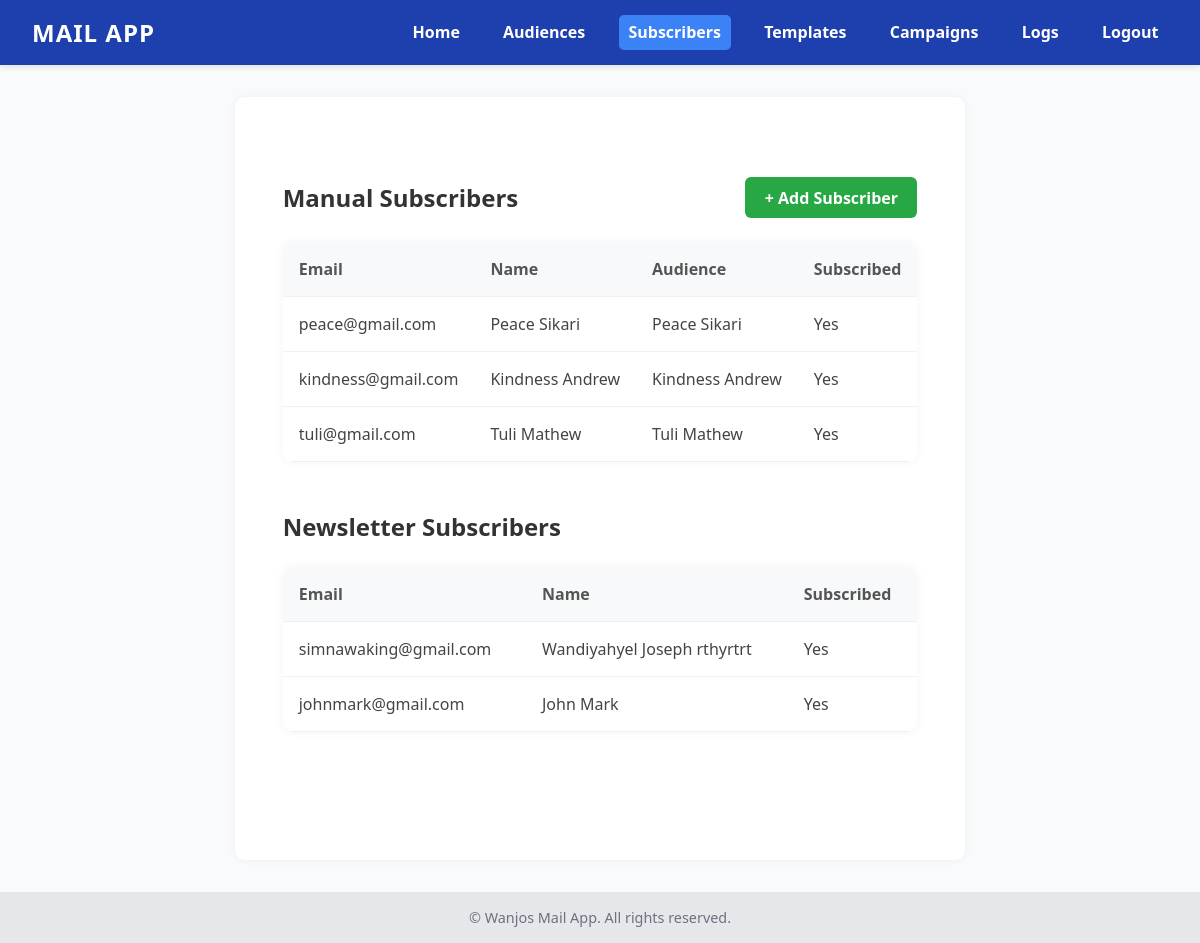
/subscribers/ (signed in), run on the app's committed database.
### sendemail/models.py (models this page shows, shortened)
class Subscriber(models.Model):
    audience = models.ForeignKey(Audience, on_delete=models.CASCADE, related_name="subscribers", default=85)
    email = models.EmailField(null=True)
    name = models.CharField(max_length=255, blank=True)
    subscribed = models.BooleanField(default=True)
    subscribed_at = models.DateTimeField(auto_now_add=True)
    unsubscribed_at = models.DateTimeField(null=True, blank=True)

class Audience(models.Model):
    user = models.ForeignKey(User, on_delete=models.CASCADE, related_name="audiences")
    name = models.CharField(max_length=255)
    email = models.EmailField(null=True)
    description = models.TextField(blank=True)
    created_at = models.DateTimeField(auto_now_add=True)
    tag = models.CharField(max_length=30,default="general_audience",null=True)

class NewsletterSubscriber(models.Model):
    email = models.EmailField(null=True)
    name = models.CharField(max_length=255, blank=True)
    subscribed = models.BooleanField(default=True)
    subscribed_at = models.DateTimeField(auto_now_add=True)
    unsubscribed_at = models.DateTimeField(null=True, blank=True)

### sendemail/views.py (the view)
# urls.py: path('subscribers/', views.subscriber_list, name='subscribers'),
@login_required
def subscriber_list(request):
    subscribers = Subscriber.objects.all()
    NewsletterSubs = NewsletterSubscriber.objects.all()
    return render(request, "subscribers/subscriber_list.html", {"subscribers": subscribers, "newssubs":NewsletterSubs})

### templates/subscribers/subscriber_list.html (shortened to what this page needs)
{% extends "base.html" %}
{% block content %}
<div class="subscriber-container">
  <div class="top-bar">
    <h2>Manual Subscribers</h2>
    <a href="{% url 'subscriber_create' %}" class="btn-success">+ Add Subscriber</a>
  </div>
  {% if subscribers %}
  <table>
    <thead>
      <tr>
        <th>Email</th>
        <th>Name</th>
        <th>Audience</th>
        <th>Subscribed</th>
      </tr>
    </thead>
    <tbody>
      {% for subscriber in subscribers %}
      <tr>
        <td data-label="Email">{{ subscriber.email }}</td>
        <td data-label="Name">{{ subscriber.name }}</td>
        <td data-label="Audience">{{ subscriber.audience.name }}</td>
        <td data-label="Subscribed">{% if subscriber.subscribed %}Yes{% else %}No{% endif %}</td>
      </tr>
      {% endfor %}
    </tbody>
  </table>
  {% else %}
    <p class="no-data">No manual subscribers found.</p>
  {% endif %}
  <div class="top-bar">
    <h2>Newsletter Subscribers</h2>
  </div>
  {% if newssubs %}
  <table>
    <thead>
      <tr>
        <th>Email</th>
        <th>Name</th>
        <th>Subscribed</th>
      </tr>
    </thead>
    <tbody>
      {% for subscriber in newssubs %}
      <tr>
        <td data-label="Email">{{ subscriber.email }}</td>
        <td data-label="Name">{{ subscriber.name }}</td>
        <td data-label="Subscribed">{% if subscriber.subscribed %}Yes{% else %}No{% endif %}</td>
      </tr>
      {% endfor %}
    </tbody>
  </table>
  {% else %}
    <p class="no-data">No newsletter subscribers found.</p>
  {% endif %}
</div>
{% endblock %}

### templates/base.html (style rules this page uses)
*, *::before, *::after { box-sizing: border-box; }
body { margin: 0; font-family: 'Segoe UI', Tahoma, Geneva, Verdana, sans-serif; background-color: #f9fafb; color: #1f2937; display: flex; flex-direction: column; min-height: 100vh; }
a { color: #ffffff; text-decoration: none; transition: color 0.3s ease; }

### templates/subscribers/subscriber_list.html (style rules this page uses)
.subscriber-container { max-width: 1000px; margin: 2rem auto; padding: 1rem; font-family: 'Segoe UI', Tahoma, Geneva, Verdana, sans-serif; }
.top-bar { display: flex; justify-content: space-between; align-items: center; margin-bottom: 1.5rem; }
.top-bar h2 { margin: 0; color: #333; }
.btn-success { background-color: #28a745; color: white; border: none; padding: 0.6rem 1.2rem; font-weight: bold; border-radius: 6px; text-decoration: none; }
table { width: 100%; border-collapse: collapse; background-color: white; border-radius: 10px; overflow: hidden; box-shadow: 0 0 10px rgba(0, 0, 0, 0.05); margin-bottom: 3rem; }
th, td { padding: 1rem; text-align: left; border-bottom: 1px solid #f0f0f0; }
th { background-color: #f8f9fa; font-weight: 600; color: #555; }
td { color: #444; }

### data on the page
Subscriber: email "peace@gmail.com", name "Peace Sikari", audience.name "Peace Sikari", subscribed "Yes"
Subscriber: email "kindness@gmail.com", name "Kindness Andrew", audience.name "Kindness Andrew", subscribed "Yes"
Subscriber: email "tuli@gmail.com", name "Tuli Mathew", audience.name "Tuli Mathew", subscribed "Yes"
NewsletterSubscriber: email "simnawaking@gmail.com", name "Wandiyahyel Joseph rthyrtrt", subscribed "Yes"
NewsletterSubscriber: email "johnmark@gmail.com", name "John Mark", subscribed "Yes"
